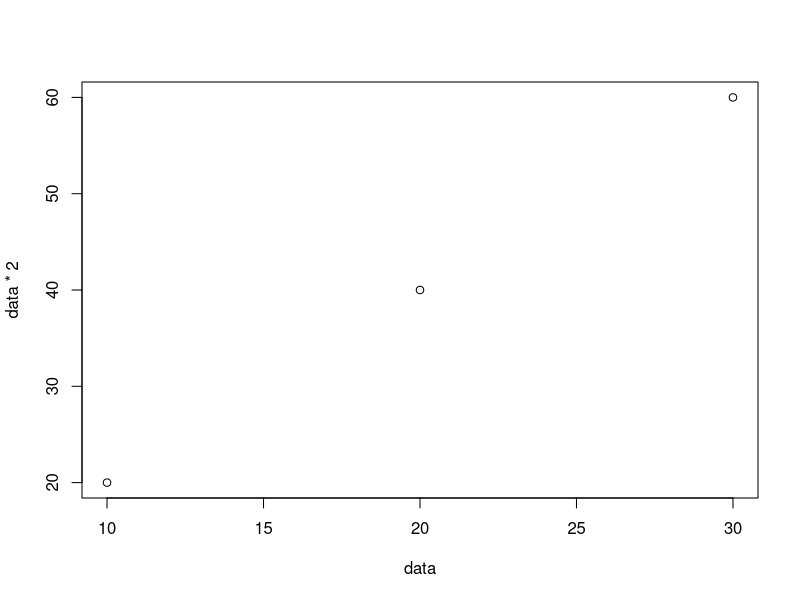

Write R code to recreate this figure.
## ---- chunk 1
# Do not print out your code!
data <- c(10, 20, 30)
plot(x = data, y = data * 2)
